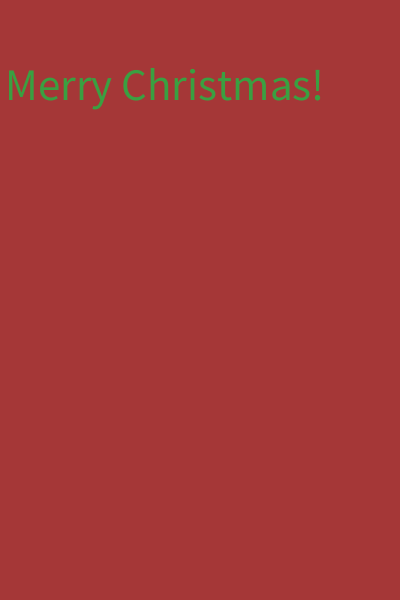
Frame 1 (no input)
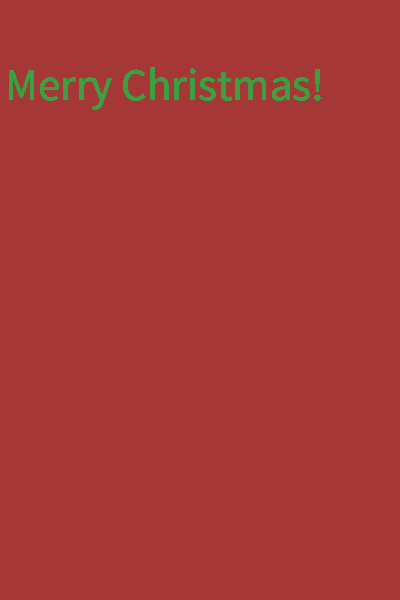
Frame 60 (the mouse pressed at the canvas centre just before this capture)
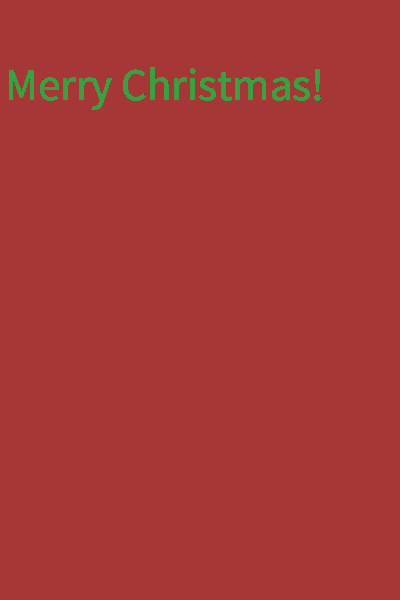
Frame 120 (the mouse held since frame 60 and released just before this capture)

The Processing sketch that drew these frames (run headless with seeded random() and noise(); from frame 60 on, the mouse is pressed at the canvas centre):

// Processing sketch: processing_48487
// ── processing_48487.pde

void setup()
{
  size(400, 600);
  background(165, 55, 55);
  frameRate(30);
}

void draw()
{
  textSize(45);
  fill(58,160,65);
  text("Merry Christmas!", 5, 100);

}

void mouseDragged()
{
  fill(126,126,131);
  ellipse( mouseX, mouseY, 50, 50);
}
